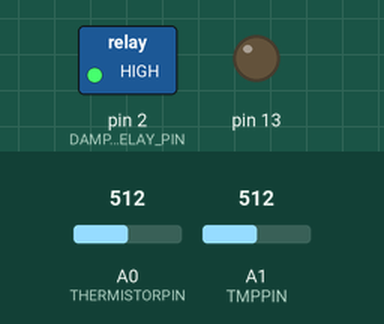
Simulated run of this sketch. Board: Arduino Uno, built with avr-gcc and run on an emulated ATmega328P. On the bench: switched loads named in the sketch (green lamp = pin HIGH), output pins drawn as LEDs (lit = HIGH). The test bench sets the inputs (shaded band); at power-on: A0 (THERMISTORPIN) = 512, A1 (TMPPIN) = 512.

Above: at 0.1 s.
At 65.1 s:
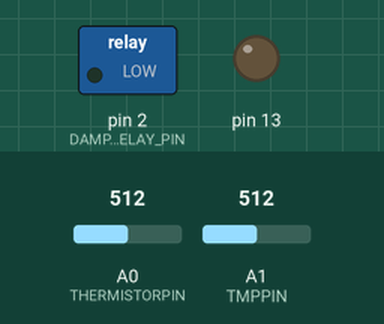
Timing chart, 0 to 66.6 s (numbered marks = the images above):
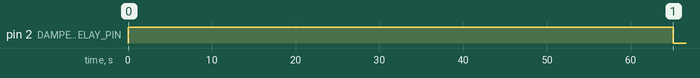

The sketch:

thermistor_002.ino
```cpp
// Once we add the touchscreen, it needs:
// Digital 4, 9-13
// Analog 4-5

// This means we need to nix the debug light (or wire a new one)
// and move a couple of the other pins


// which analog pin to connect
#define THERMISTORPIN A0
// resistance at 25 degrees C
#define THERMISTORNOMINAL 10000
// temp. for nominal resistance (almost always 25 C)
#define TEMPERATURENOMINAL 25
// how many samples to take and average, more takes longer
// but is more 'smooth'
#define NUMSAMPLES 5
// The beta coefficient of the thermistor (usually 3000-4000)
#define BCOEFFICIENT 3950
// the value of the 'other' resistor forming the voltage divider
#define SERIESRESISTOR 9870
// the output pin controlling the damper open/close relay
#define DAMPER_RELAY_PIN 2

// analog pin for room temp
#define TMPPIN A1

int samples[NUMSAMPLES];
float minread = 1024.0;
float maxread = 0.0;

// Set the desired room temperature to 70 degrees F (and convert to C)
float desiredTempC = (70.0 - 32.0) * 5 / 9;

// Potential states of the damper
#define DAMPER_UNKNOWN 0
#define DAMPER_OPEN 1
#define DAMPER_CLOSED 2

// Minimum amount of time, in milliseconds, permitted between damper (open/close) changes
#define MIN_DAMPER_STATE_CHANGE (60UL*1000UL)

// the current damper state
int damperState = DAMPER_UNKNOWN;

// Hysteresis -- number of positive, consecutive reading required before treated as fact
#define CONSECUTIVE_REQUESTS_REQUIRED 6
int consecutiveRequestsForOpen = 0;
int consecutiveRequestsForClose = 0;

// Time at which the damper was last instructed to change
unsigned long damperChangeStart = 0;

// HVAC actions that are observed
#define ACTION_UNKNOWN 0
#define ACTION_HEAT 1
#define ACTION_AC 2
int lastAction = ACTION_UNKNOWN;

// number of degrees C that the duct temp must exceed the desired room temp
// to be considered worth opening the duct
#define DUCT_TEMP_THRESHOLD 5

// Turn on auxiliar heat? (0 = no, 1 = yes)
int auxHeat = 0;

// Hysteresis -- number of positive, consecutive readings  requesting aux heat
int auxCount = 0;

// Minimum amount of time to keep aux hear on (to combat bouncing)
#define MIN_AUX_TIME (60L*1000L)

// Time at which aux heat was turned on
unsigned long auxOnStart = 0L;

int readVcc()
// Calculate current Vcc in mV from the 1.1V reference voltage
{
  long result;

  // Read 1.1V reference against AVcc
  ADMUX = _BV(REFS0) | _BV(MUX3) | _BV(MUX2) | _BV(MUX1);
  delay(2); // Wait for Vref to settle
  ADCSRA |= _BV(ADSC); // Convert
  while (bit_is_set(ADCSRA, ADSC));
  result = ADCL;
  result |= ADCH << 8;
  result = 1126400L / result; // Back-calculate AVcc in mV

  return (result);
}

void closeDamper()
{
  digitalWrite(DAMPER_RELAY_PIN, HIGH);
}

void openDamper()
{
  digitalWrite(DAMPER_RELAY_PIN, LOW);
}

void damperControl(int newDamperState)
{
  damperControl(newDamperState, 0);
}

void damperControl(int newDamperState, int actionObserved)
{
  damperState = newDamperState;

  newDamperState == DAMPER_OPEN ? openDamper() : closeDamper();
  if (actionObserved != 0) lastAction = actionObserved;
  damperChangeStart = millis();
}

void setup(void)
{
  Serial.begin(9600);
  analogReference(EXTERNAL);
  // Set the damper relay pin to output and set it HIGH, which means closed/off
  pinMode(DAMPER_RELAY_PIN, OUTPUT);
  digitalWrite(DAMPER_RELAY_PIN, HIGH);
  // Prepare the debug LED
  pinMode(13, OUTPUT);
  digitalWrite(13, LOW);
}

void turnDebugLightOn()
{
      digitalWrite(13, HIGH);
}

void turnDebugLightOff()
{
      digitalWrite(13, LOW);
}

float getDuctTemp()
{
  // reading the duct termistor can be noisy
  // so grab a few samples and average them
  uint8_t i;
  float average;

  // take N samples in a row, with a slight delay
  for (i = 0; i < NUMSAMPLES; i++) {
    samples[i] = analogRead(THERMISTORPIN);
    delay(10);
  }

  // average all the samples out
  average = 0;
  for (i = 0; i < NUMSAMPLES; i++) {
    average += samples[i];
  }
  average /= NUMSAMPLES;
  if (average < minread) minread = average;
  if (average > maxread) maxread = average;

  // convert the value to resistance
  average = 1023 / average - 1;
  average = SERIESRESISTOR / average;

  // compute the temperature via Steinhart-Hart equation
  float steinhart;
  steinhart = average / THERMISTORNOMINAL;     // (R/Ro)
  steinhart = log(steinhart);                  // ln(R/Ro)
  steinhart /= BCOEFFICIENT;                   // 1/B * ln(R/Ro)
  steinhart += 1.0 / (TEMPERATURENOMINAL + 273.15); // + (1/To)
  steinhart = 1.0 / steinhart;                 // Invert
  steinhart -= 273.15;                         // convert from K to C

  return steinhart;
}

float getRoomTemp()
{
  float vcc = readVcc() / 1000.0f;

  float reading = analogRead(TMPPIN);
  float voltage = (reading / 1024.0) * vcc;

  return (voltage - .5) * 100 + .5;
}

void loop(void)
{
  unsigned long loopStart = millis();

  float ductTempC = getDuctTemp();

  float roomTempC = getRoomTemp();
  float roomTempF = roomTempC * 9 / 5 + 32;

  auxHeat = 0;
  if ((millis() - damperChangeStart) >= MIN_DAMPER_STATE_CHANGE)
  {
    if (roomTempC < desiredTempC)
    {
      if ((lastAction == 1) && (roomTempC < desiredTempC - 1))
      {
        auxCount++;
        if (auxCount == CONSECUTIVE_REQUESTS_REQUIRED)
        {
          auxHeat = 1;
          auxOnStart = millis();
        }
      } else auxCount = 0;
      if ((ductTempC > roomTempC + DUCT_TEMP_THRESHOLD) && ((damperState == DAMPER_CLOSED) || (damperState == DAMPER_UNKNOWN)))
      {
        consecutiveRequestsForOpen++;
        if (consecutiveRequestsForOpen == CONSECUTIVE_REQUESTS_REQUIRED)
          damperControl(DAMPER_OPEN, ACTION_HEAT);
      }
      else if ((ductTempC <= roomTempC + DUCT_TEMP_THRESHOLD) && ((damperState == DAMPER_OPEN) || (damperState == DAMPER_UNKNOWN)))
      {
        consecutiveRequestsForClose++;
        if (consecutiveRequestsForClose == CONSECUTIVE_REQUESTS_REQUIRED)
          damperControl(DAMPER_CLOSED);
      }
      else
        consecutiveRequestsForOpen = consecutiveRequestsForClose = 0;
    }
    else
    {
      if ((ductTempC < roomTempC - DUCT_TEMP_THRESHOLD) && ((damperState == DAMPER_CLOSED) || (damperState == DAMPER_UNKNOWN)))
      {
        consecutiveRequestsForOpen++;
        if (consecutiveRequestsForOpen == CONSECUTIVE_REQUESTS_REQUIRED)
          damperControl(DAMPER_OPEN, ACTION_AC);
      }
      else if ((ductTempC >= roomTempC - DUCT_TEMP_THRESHOLD) && (damperState == DAMPER_OPEN) || (damperState == DAMPER_UNKNOWN))
      {
        consecutiveRequestsForClose++;
        if (consecutiveRequestsForClose == CONSECUTIVE_REQUESTS_REQUIRED)
          damperControl(DAMPER_CLOSED);
      }
      else
        consecutiveRequestsForOpen = consecutiveRequestsForClose = 0;
    }
  }
  else
    consecutiveRequestsForOpen = consecutiveRequestsForClose = 0;

  unsigned long loopExecutionTime = millis() - loopStart;
  if (loopExecutionTime < 1000) delay(1000 - loopExecutionTime);
}
```

Measured:
- by itself, pin 2 (DAMPER_RELAY_PIN): HIGH → LOW at 65.1 s
